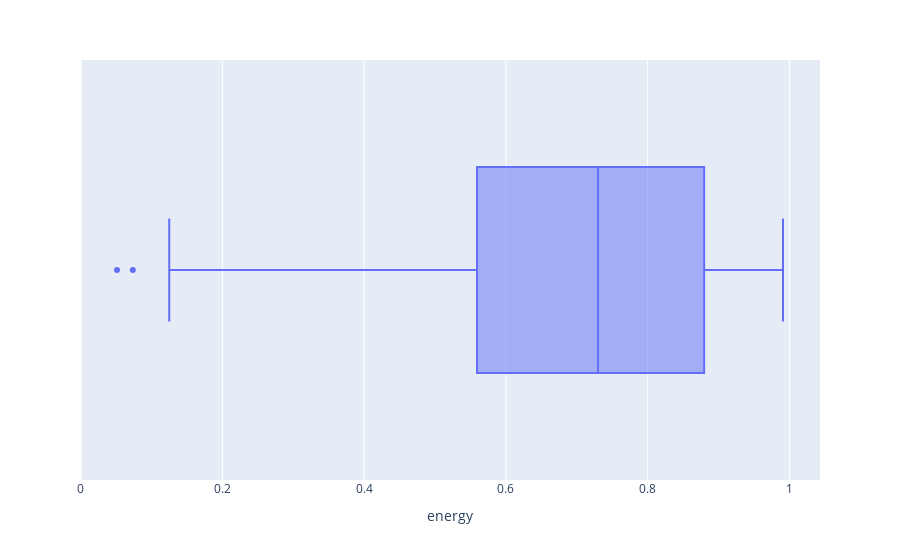

The code cell stored with this chart in its notebook:
### Code cell
fig = px.box(samples_for_year, x="energy")
fig.show()

### Figure 1 — Plotly figure (JSON) as saved in the notebook; plotly's stock layout.template omitted (floating-point values rounded to 4 significant figures; data arrays with more than 128 entries replaced by an {"elided": "..."} marker saying what was removed)
{"data": [{"alignmentgroup": "True", "hovertemplate": "energy=%{x}<extra></extra>", "legendgroup": "", "marker": {"color": "#636efa"}, "name": "", "notched": false, "offsetgroup": "", "orientation": "h", "showlegend": false, "type": "box", "x": {"elided": "175 float values"}, "x0": " ", "xaxis": "x", "y0": " ", "yaxis": "y"}], "layout": {"boxmode": "group", "legend": {"tracegroupgap": 0}, "margin": {"t": 60}, "xaxis": {"anchor": "y", "domain": [0, 1], "title": {"text": "energy"}}, "yaxis": {"anchor": "x", "domain": [0, 1]}}}
